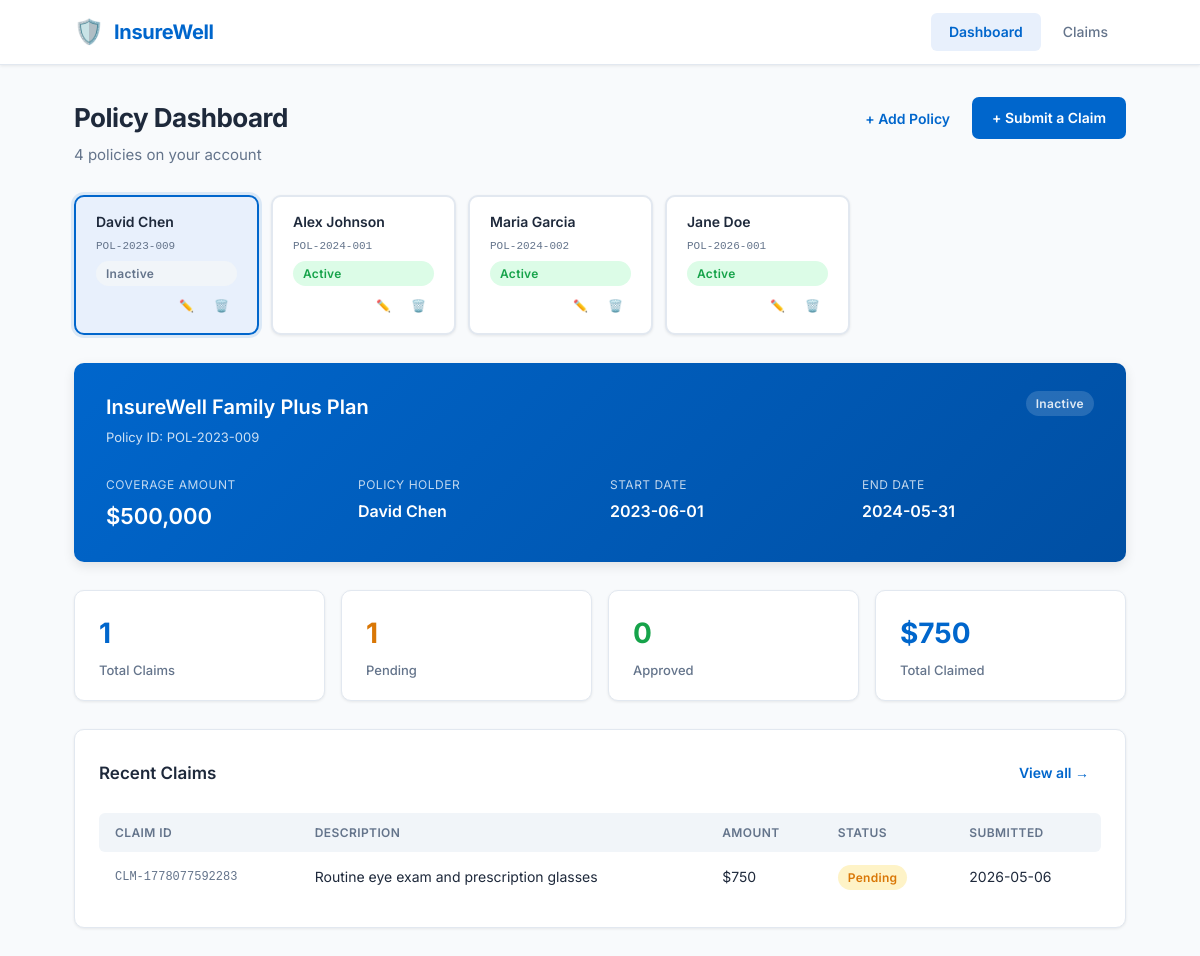
/dashboard, run on the app's committed database.
### tables this page shows
CREATE TABLE policies (
            id              TEXT PRIMARY KEY,
            holder_name     TEXT NOT NULL,
            plan_name       TEXT NOT NULL,
            coverage_amount REAL NOT NULL,
            status          TEXT NOT NULL DEFAULT 'active',
            start_date      TEXT NOT NULL,
            end_date        TEXT NOT NULL,
            created_at      TEXT NOT NULL
        , owner_user_id INTEGER REFERENCES users(id));

CREATE TABLE claims (
            id              TEXT PRIMARY KEY,
            policy_id       TEXT NOT NULL REFERENCES policies(id),
            amount          REAL NOT NULL,
            description     TEXT NOT NULL,
            status          TEXT NOT NULL DEFAULT 'Pending',
            file_name       TEXT,
            submitted_at    TEXT NOT NULL,
            updated_at      TEXT NOT NULL
        );

### app.py (the view)
@app.route('/dashboard')
def dashboard():
    db       = get_db()
    policies = [row_to_dict(r) for r in db.execute('SELECT * FROM policies ORDER BY created_at').fetchall()]
    claims   = [row_to_dict(r) for r in db.execute('SELECT * FROM claims ORDER BY submitted_at DESC').fetchall()]
    return render_template('dashboard.html', policies=policies, claims=claims)

### app.py (called while the page is built)
def get_db():
    if 'db' not in g:
        g.db = sqlite3.connect(DB_PATH, detect_types=sqlite3.PARSE_DECLTYPES)
        g.db.row_factory = sqlite3.Row
        g.db.execute('PRAGMA journal_mode=WAL')
        g.db.execute('PRAGMA foreign_keys=ON')
    return g.db

def row_to_dict(row):
    return dict(row) if row else None

### templates/dashboard.html (shortened to what this page needs)
{% extends 'base.html' %}
{% block content %}
<div class="dashboard">
  <div class="page-header">
    <div>
      <h1 class="page-title">Policy Dashboard</h1>
      <p class="page-subtitle">
        {{ policies | length }} polic{{ 'y' if policies | length == 1 else 'ies' }} on your account
      </p>
    </div>
    <div class="header-actions">
      <button class="btn btn-ghost" onclick="openPolicyModal('add')">+ Add Policy</button>
      <a href="{{ url_for('claims_page') }}" class="btn btn-primary">+ Submit a Claim</a>
    </div>
  </div>
  {% if policies %}
  {% set p        = policies[0] %}
  {% set p_claims = claims | selectattr('policy_id', 'equalto', p.id) | list %}
  {% set pending  = p_claims | selectattr('status', 'equalto', 'Pending')  | list | length %}
  {% set approved = p_claims | selectattr('status', 'equalto', 'Approved') | list | length %}
  {% set total_amt = p_claims | sum(attribute='amount') %}
  <div class="policy-tabs" id="policy-tabs">
    {% for pol in policies %}
    <div
      class="policy-tab{% if loop.first %} active{% endif %}"
      data-policy-id="{{ pol.id }}"
    >
      <div class="tab-body">
        <span class="tab-name">{{ pol.holder_name }}</span>
        <span class="tab-id">{{ pol.id }}</span>
        <span class="badge badge-{{ 'success' if pol.status == 'active' else 'neutral' }}">
          {{ pol.status | capitalize }}
        </span>
      </div>
      <div class="tab-actions">
        <button class="tab-action-btn"
                title="Edit policy"
                onclick="openPolicyModal('edit', '{{ pol.id }}')">✏️</button>
        <button class="tab-action-btn danger"
                title="Delete policy"
                onclick="deletePolicy('{{ pol.id }}', '{{ pol.holder_name | e }}')">🗑️</button>
      </div>
    </div>
    {% endfor %}
  </div>
  <div id="policy-card-wrap">
    <div class="policy-card">
      <div class="policy-card-header">
        <div>
          <p class="policy-plan" id="pc-plan">{{ p.plan_name }}</p>
          <p class="policy-id"   id="pc-id">Policy ID: {{ p.id }}</p>
        </div>
        <span class="badge badge-{{ 'success' if p.status == 'active' else 'neutral' }}" id="pc-status">
          {{ p.status | capitalize }}
        </span>
      </div>
      <div class="policy-details-grid">
        <div class="detail-item">
          <span class="detail-label">Coverage Amount</span>
          <span class="detail-value coverage" id="pc-coverage">${{ '{:,.0f}'.format(p.coverage_amount) }}</span>
        </div>
        <div class="detail-item">
          <span class="detail-label">Policy Holder</span>
          <span class="detail-value" id="pc-holder">{{ p.holder_name }}</span>
        </div>
        <div class="detail-item">
          <span class="detail-label">Start Date</span>
          <span class="detail-value" id="pc-start">{{ p.start_date }}</span>
        </div>
        <div class="detail-item">
          <span class="detail-label">End Date</span>
          <span class="detail-value" id="pc-end">{{ p.end_date }}</span>
        </div>
      </div>
    </div>
  </div>
  <div class="stats-row" id="stats-row">
    <div class="stat-card">
      <span class="stat-number" id="stat-total">{{ p_claims | length }}</span>
      <span class="stat-label">Total Claims</span>
    </div>
    <div class="stat-card">
      <span class="stat-number warning" id="stat-pending">{{ pending }}</span>
      <span class="stat-label">Pending</span>
    </div>
    <div class="stat-card">
      <span class="stat-number success" id="stat-approved">{{ approved }}</span>
      <span class="stat-label">Approved</span>
    </div>
    <div class="stat-card">
      <span class="stat-number" id="stat-amount">${{ '{:,.0f}'.format(total_amt) }}</span>
      <span class="stat-label">Total Claimed</span>
    </div>
  </div>
  <div class="section">
    <div class="section-header">
      <h2 class="section-title">Recent Claims</h2>
      <a href="{{ url_for('claims_page') }}" class="btn btn-ghost">View all →</a>
    </div>
    <div id="recent-claims-wrap">
      {% if p_claims %}
      <div class="claims-table-wrap">
        <table class="claims-table">
          <thead>
            <tr>
              <th>Claim ID</th><th>Description</th><th>Amount</th>
              <th>Status</th><th>Submitted</th>
            </tr>
          </thead>
          <tbody id="claims-tbody">
            {% for c in p_claims[:5] %}
            <tr>
              <td class="mono">{{ c.id }}</td>
              <td>{{ c.description }}</td>
              <td>${{ '{:,.0f}'.format(c.amount) }}</td>
              <td>
                <span class="badge badge-{{ 'success' if c.status == 'Approved' else ('warning' if c.status == 'Pending' else 'danger') }}">
                  {{ c.status }}
                </span>
              </td>
              <td>{{ c.submitted_at[:10] }}</td>
            </tr>
            {% endfor %}
          </tbody>
        </table>
      </div>
      {% else %}
      <div class="empty-state">
        <span class="empty-icon">📋</span>
        <p>No claims submitted yet for this policy.</p>
        <a href="{{ url_for('claims_page') }}" class="btn btn-primary">Submit your first claim</a>
      </div>
      {% endif %}
    </div>
  </div>
  {% endif %}
</div>
{% endblock %}

### templates/base.html (shortened to what this page needs)
<!DOCTYPE html>
<html lang="en">
<head>
  <link rel="stylesheet" href="{{ url_for('static', filename='css/style.css') }}" />
</head>
<body>
  <nav class="navbar">
    <div class="navbar-inner">
      <div class="navbar-brand">
        <span class="brand-icon">🛡️</span>
        <span class="brand-name">InsureWell</span>
      </div>
      <ul class="navbar-links">
        <li>
          <a href="{{ url_for('dashboard') }}"
             class="nav-link {% if request.endpoint == 'dashboard' %}active{% endif %}">
            Dashboard
          </a>
        </li>
        <li>
          <a href="{{ url_for('claims_page') }}"
             class="nav-link {% if request.endpoint == 'claims_page' %}active{% endif %}">
            Claims
          </a>
        </li>
      </ul>
    </div>
  </nav>
  <main class="app-main">
    {% block content %}{% endblock %}
  </main>
</body>
</html>

### data on the page
policies: holder_name "David Chen", id "POL-2023-009", status "Inactive", plan_name "InsureWell Family Plus Plan", coverage_amount "500,000", start_date "2023-06-01", end_date "2024-05-31"
policies: holder_name "Alex Johnson", id "POL-2024-001", status "Active"
policies: holder_name "Maria Garcia", id "POL-2024-002", status "Active"
policies: holder_name "Jane Doe", id "POL-2026-001", status "Active"
claims: id "CLM-1778077592283", description "Routine eye exam and prescription glasses", amount "750", status "Pending", submitted_at "2026-05-06"

### other printed values
{{ policies | length }} "4"
{{ 'y' if policies | length == 1 else 'ies' }} "ies"
{{ p_claims | length }} "1"
{{ pending }} "1"
{{ approved }} "0"
{{ '{:,.0f}'.format(total_amt) }} "750"
